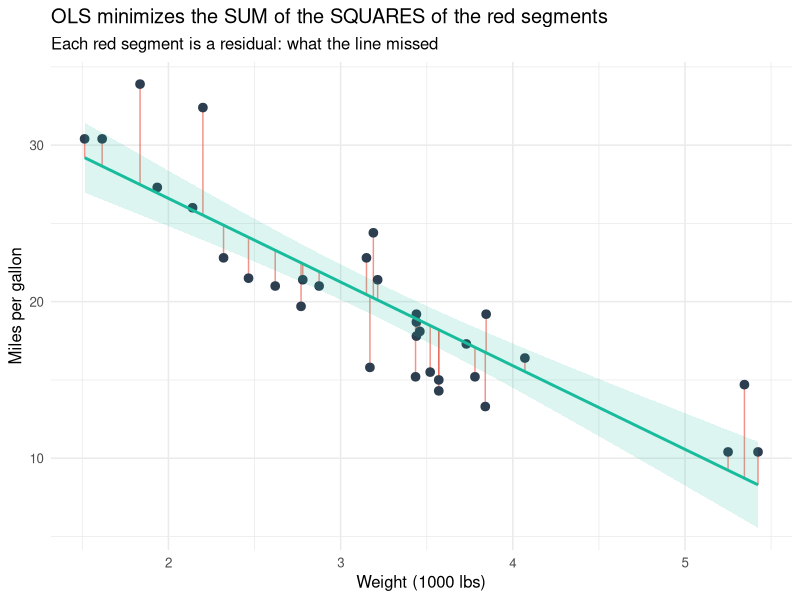

The R script that drew this image:
## ---- chunk 1
knitr::opts_chunk$set(
  echo = TRUE,
  message = FALSE,
  warning = FALSE,
  fig.align = "center",
  fig.width = 7,
  fig.height = 4.2
)
## ---- chunk 2
if (!requireNamespace("ggplot2", quietly = TRUE)) {
  install.packages("ggplot2")
}
library(ggplot2)
data(mtcars) # 32 cars from a 1974 Motor Trend magazine
## ---- chunk 3
head(mtcars)
summary(mtcars[, c("mpg", "wt", "hp", "disp", "am", "cyl")])
## ---- chunk 4
reg1 <- lm(mpg ~ wt, data = mtcars)
summary(reg1)
## ---- chunk 5
ggplot(mtcars, aes(wt, mpg)) +
  geom_segment(
    aes(xend = wt, yend = fitted(reg1)),
    colour = "#E74C3C",
    alpha = 0.6
  ) + # the residuals
  geom_point(size = 2.6, colour = "#2C3E50") +
  geom_smooth(
    method = "lm",
    se = TRUE,
    colour = "#18BC9C",
    fill = "#18BC9C",
    alpha = 0.15
  ) +
  labs(
    title = "OLS minimizes the SUM of the SQUARES of the red segments",
    subtitle = "Each red segment is a residual: what the line missed",
    x = "Weight (1000 lbs)",
    y = "Miles per gallon"
  ) +
  theme_minimal(base_size = 12)
## ---- chunk 6
reg1 <- lm(mpg ~ wt, data = mtcars)
summary(reg1)
## ---- chunk 7
reg2 <- lm(mpg ~ wt + hp + am, data = mtcars)
summary(reg2)
## ---- chunk 8
data.frame(
  model = c("mpg ~ wt", "mpg ~ wt + hp + am"),
  r_squared = round(c(summary(reg1)$r.squared, summary(reg2)$r.squared), 4),
  adj_r2 = round(
    c(summary(reg1)$adj.r.squared, summary(reg2)$adj.r.squared),
    4
  ),
  resid_se = round(c(summary(reg1)$sigma, summary(reg2)$sigma), 4),
  df_resid = c(reg1$df.residual, reg2$df.residual)
)
